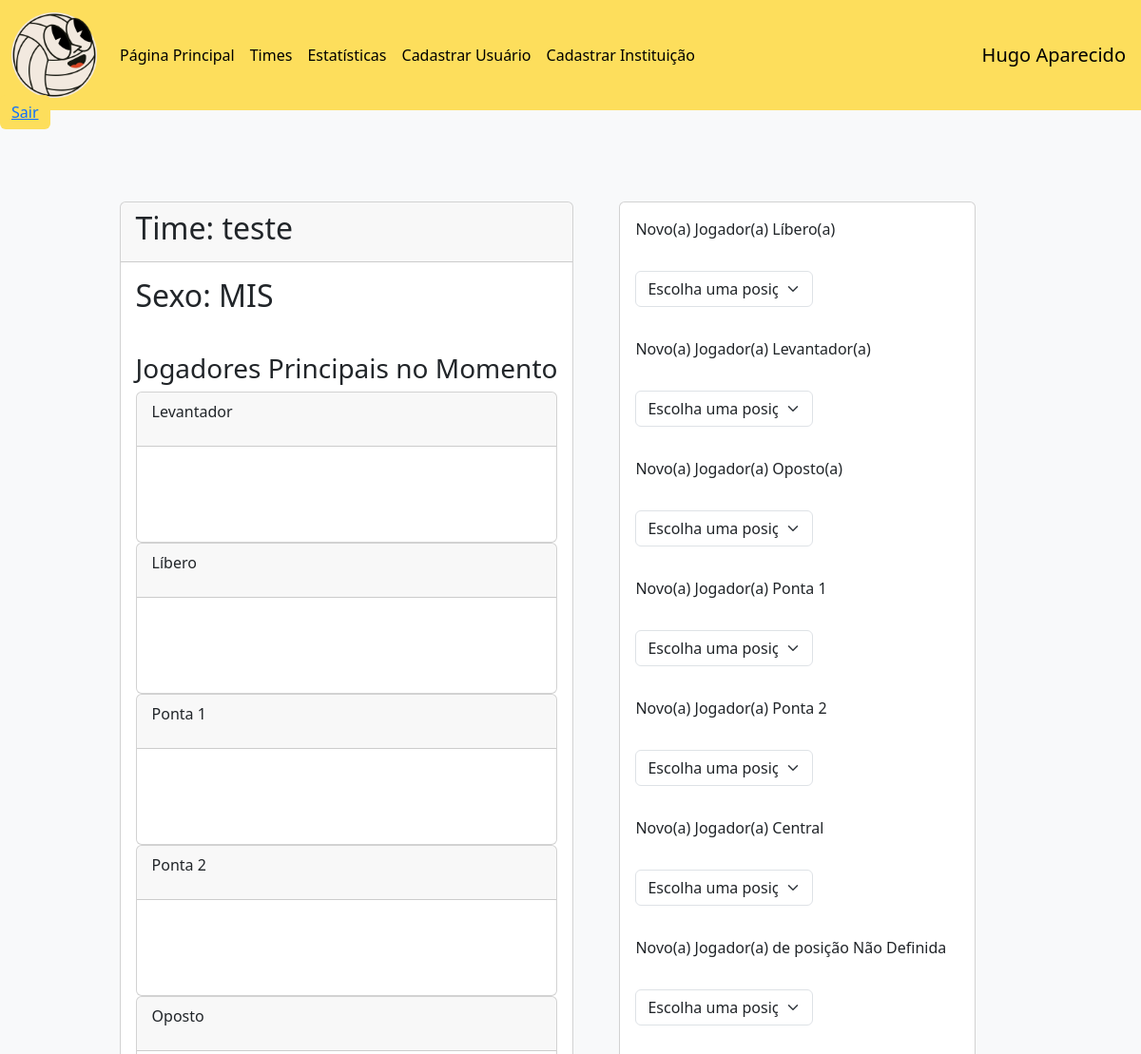
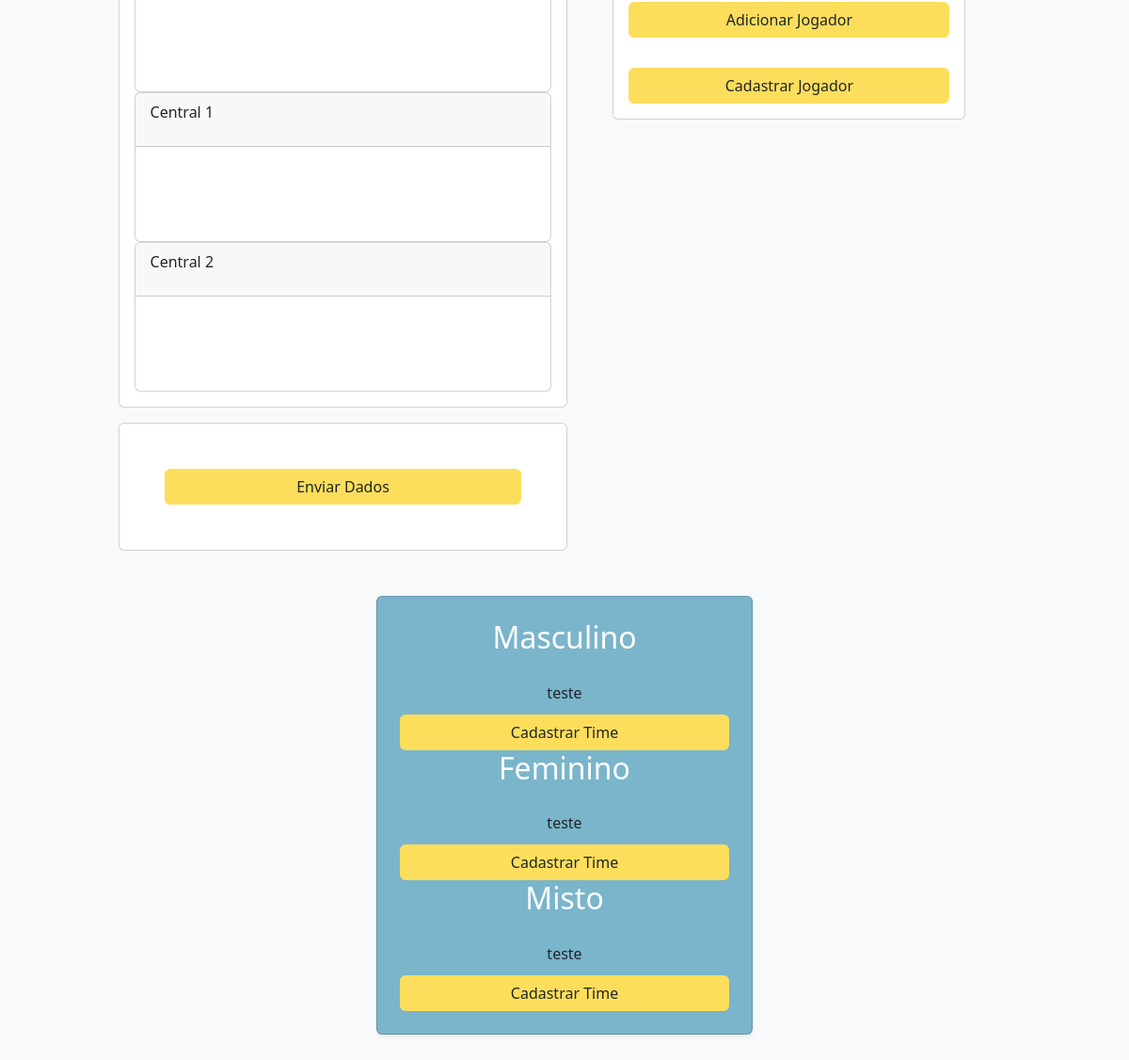
Page /pages/times.php?id_time=9 (signed in) on the committed database (2 pictures, top to bottom).
### tables this page shows
CREATE TABLE IF NOT EXISTS `time` (
  `id_time` int NOT NULL AUTO_INCREMENT,
  `nome_time` varchar(100) NOT NULL,
  `data_hora_criacao` datetime NOT NULL,
  `sexo_time` enum('M','F','MIS') NOT NULL,
  `id_usuario` int NOT NULL,
  `id_instituicao` int NOT NULL,
  PRIMARY KEY (`id_time`),
  KEY `time_usuario` (`id_usuario`),
  KEY `time_instituicao` (`id_instituicao`)
);

### componentes/classes/database_class.php (called while the page is built, shortened)
<?php
class Database
{
    private $table;
    private $connection;
    public function __construct($table = null)
    {
        $this->table = $table;
    }
    private function SetConnection()
    {
        try {
            $this->connection = new PDO('mysql:host=' . self::HOST . ';dbname=' . self::NAME, self::USER, self::PASS);
            $this->connection->setAttribute(PDO::ATTR_ERRMODE, PDO::ERRMODE_EXCEPTION);
        } catch (PDOException $e) {
            die('ERROR: ' . $e->getMessage());
        }
    }
    public function execute($query, $params = [])
    {
        try {
            $statement = $this->connection->prepare($query);
            $statement->execute($params);
            return $statement;
        } catch (PDOException $e) {
            die('ERROR: ' . $e->getMessage());
        }
    }
    public function select($where = null, $order = null, $limit = null, $fields = '*')
    {
        $where = strlen($where) ? 'WHERE ' . $where : '';
        $order = strlen($order) ? 'ORDER BY ' . $order : '';
        $limit = strlen($limit) ? 'LIMIT ' . $limit : '';
        $query = 'SELECT ' . $fields . ' FROM ' . $this->table . ' ' . $where . ' ' . $order . ' ' . $limit;
        return $this->execute($query);
    }
}

### componentes/classes/time_class.php (called while the page is built, shortened)
<?php
require_once "database_class.php";
class Time
{
    private $id_time;
    private $nome_time;
    private $sexo_time;
    public function GetID()
    {
        return $this->id_time;
    }
    public function GetNome()
    {
        return $this->nome_time;
    }
    public function GetSexo()
    {
        return $this->sexo_time;
    }
    public static function GetTimes($where = null, $order = null, $limit = null)
    {
        return (new Database('time'))->select($where, $order, $limit)->fetchAll(PDO::FETCH_CLASS, self::class);
    }
    public static function GetTime($id_time)
    {
        return (new Database('time'))->select('id_time = ' . $id_time)->fetchObject(self::class);
    }
}

### pages/times.php (the view, shortened to what this page needs)
<?php
include('../componentes/classes/time_class.php');
if (isset($_SESSION['id_usuario'])) {
  include '../componentes/header.php';
?>
  <main class="justify-content-center align-items-center min-vh-100">
    <div class="d-grip gap-2 mb-3 fixed-top" id="botao_flutuante">
      <button type="button" class="btn" id="logout">
        <a href="../componentes/logout.php">Sair</a>
      </button>
    </div>
    <?php
    if (isset($_GET['id_time'])) {
      $time = Time::GetTime((int)$_GET['id_time']);
    ?>
      <div class="d-flex justify-content-center mt-5">
        <form action="../componentes/execucoes/enviar_dados.php" method="post">
          <div class="card mb-3 mt-5">
            <div class="card-header">
              <h2>Time: <?= $time->GetNome() ?></h2>
            </div>
            <div class="col-auto m-3">
              <h2>Sexo: <?= $time->GetSexo() ?></h2>
            </div>
            <div class="col-auto m-3">
              <h3>Jogadores Principais no Momento</h3>
              <div class="card" id="Levantador" style="min-height: 100px; ">
                <div class="card-header">
                  <p>Levantador</p>
                </div>
                <div class="containerItemPrincipal" style="min-height: 100px;"></div>
              </div>
              <div class="card" style="min-height: 100px; ">
                <div class="card-header">
                  <p>Líbero</p>
                </div>
                <div class="containerItemPrincipal" style="min-height: 100px;"></div>
              </div>
              <div class="card" style="min-height: 100px; ">
                <div class="card-header">
                  <p>Ponta 1</p>
                </div>
                <div class="containerItemPrincipal" style="min-height: 100px;"></div>
              </div>
              <div class="card" style="min-height: 100px;">
                <div class="card-header">
                  <p>Ponta 2</p>
                </div>
                <div class="containerItemPrincipal" style="min-height: 100px;"></div>
              </div>
              <div class="card" style="min-height: 100px;">
                <div class="card-header">
                  <p>Oposto</p>
                </div>
                <div class="containerItemPrincipal" style="min-height: 100px;"></div>
              </div>
              <div class="card" style="min-height: 100px;">
                <div class="card-header">
                  <p>Central 1</p>
                </div>
                <div class="containerItemPrincipal" style="min-height: 100px;"></div>
              </div>
              <div class="card" style="min-height: 100px;">
                <div class="card-header">
                  <p>Central 2</p>
                </div>
                <div class="containerItemPrincipal" style="min-height: 100px;"></div>
              </div>
            </div>
          </div>
          <div class="card containerItem">
            <?php
            $time->DefinirJogadores(JogadorTime::getJogadores('jogador', 'id_jogador', 'id_jogador',  'id_time = ' . $time->GetID()));
            ?>
            <button type="submit" class="btn m-5" id="btn">Enviar Dados</button>
          </div>
        </form>
        <form action="../componentes/execucoes/colocar_jogador_time.php" method="post">
          <div class="card m-lg-5 w-80">
            <label class="m-3" for="novo_jogador_libero">Nov<?= $time->GetSexo() == 'F' ? "a" : ($time->GetSexo() == 'MIS' ? "o(a)" : "o") ?> Jogador<?= $time->GetSexo() == 'F' ? "a" : ($time->GetSexo() == 'MIS' ? "(a)" : "") ?> Líber<?= $time->GetSexo() == 'F' ? "a" : ($time->GetSexo() == 'MIS' ? "o(a)" : "o") ?></label>
            <select class="form-select m-3 w-50" name="novo_jogador_libero">
              <option value="">Escolha uma posição</option>
            </select>
            <label class="m-3" for="novo_jogador_Levantador">Nov<?= $time->GetSexo() == 'F' ? "a" : ($time->GetSexo() == 'MIS' ? "o(a)" : "o") ?> Jogador<?= $time->GetSexo() == 'F' ? "a" : ($time->GetSexo() == 'MIS' ? "(a)" : "") ?> Levantador<?= $time->GetSexo() == 'F' ? "a" : ($time->GetSexo() == 'MIS' ? "(a)" : "") ?></label>
            <select class="form-select m-3 w-50" name="novo_jogador_Levantador">
              <option value="">Escolha uma posição</option>
            </select>
            <label class="m-3" for="novo_jogador_oposto">Nov<?= $time->GetSexo() == 'F' ? "a" : ($time->GetSexo() == 'MIS' ? "o(a)" : "o") ?> Jogador<?= $time->GetSexo() == 'F' ? "a" : ($time->GetSexo() == 'MIS' ? "(a)" : "") ?> Opost<?= $time->GetSexo() == 'F' ? "a" : ($time->GetSexo() == 'MIS' ? "o(a)" : "o") ?></label>
            <select class="form-select m-3 w-50" name="novo_jogador_oposto">
              <option value="">Escolha uma posição</option>
            </select>
            <label class="m-3" for="novo_jogador_ponta_1">Nov<?= $time->GetSexo() == 'F' ? "a" : ($time->GetSexo() == 'MIS' ? "o(a)" : "o") ?> Jogador<?= $time->GetSexo() == 'F' ? "a" : ($time->GetSexo() == 'MIS' ? "(a)" : "") ?> Ponta 1</label>
            <select class="form-select m-3 w-50" name="novo_jogador_ponta_1">
              <option value="">Escolha uma posição</option>
            </select>
            <label class="m-3" for="novo_jogador_ponta_2">Nov<?= $time->GetSexo() == 'F' ? "a" : ($time->GetSexo() == 'MIS' ? "o(a)" : "o") ?> Jogador<?= $time->GetSexo() == 'F' ? "a" : ($time->GetSexo() == 'MIS' ? "(a)" : "") ?> Ponta 2</label>
            <select class="form-select m-3 w-50" name="novo_jogador_ponta_2">
              <option value="">Escolha uma posição</option>
            </select>
            <label class="m-3" for="novo_jogador_central">Nov<?= $time->GetSexo() == 'F' ? "a" : ($time->GetSexo() == 'MIS' ? "o(a)" : "o") ?> Jogador<?= $time->GetSexo() == 'F' ? "a" : ($time->GetSexo() == 'MIS' ? "(a)" : "") ?> Central</label>
            <select class="form-select m-3 w-50" name="novo_jogador_central">
              <option value="">Escolha uma posição</option>
            </select>
            <label class="m-3" for="novo_jogador_outra_posicao">Nov<?= $time->GetSexo() == 'F' ? "a" : ($time->GetSexo() == 'MIS' ? "o(a)" : "o") ?> Jogador<?= $time->GetSexo() == 'F' ? "a" : ($time->GetSexo() == 'MIS' ? "(a)" : "") ?> de posição Não Definida</label>
            <select class="form-select m-3 w-50" name="novo_jogador_outra_posicao">
              <option value="">Escolha uma posição</option>
            </select>
            <button type="submit" class="btn m-3" id="btn">Adicionar Jogador</button>
        </form>
        <a href="./cadastrar_jogador.php" type="button" class="btn m-3 " id="btn">Cadastrar Jogador</a>
      </div>
    <?php
    }
    ?>
    <div class="d-flex justify-content-center mt-5 mb-5">
      <div class="card p-4 shadow-sm" id="card">
        <h2 class="text-center text-white mb-3">Masculino</h2>
        <?php
        $timeMasculino = Time::GetTimes("sexo_time = 'M'", 'data_hora_criacao');
        foreach ($timeMasculino as $time) {
        ?>
          <a class="btn m-1" id="btn-time" href="./times.php?id_time=<?= $time->GetID() ?>"><?= $time->GetNome() ?></a>
        <?php
        }
        ?>
        <a href="cadastrar_time.php?sexo=M" class="btn" id="btn">Cadastrar Time</a>
        <h2 class="text-center text-white mb-3">Feminino</h2>
        <?php
        $timeFeminino = Time::GetTimes("sexo_time = 'F'", 'data_hora_criacao');
        foreach ($timeFeminino as $time) {
        ?>
          <a class="btn m-1" id="btn-time" href="./times.php?id_time=<?= $time->GetID() ?>"><?= $time->GetNome() ?></a>
        <?php
        }
        ?>
        <a href="cadastrar_time.php?sexo=F" class="btn" id="btn">Cadastrar Time</a>
        <h2 class="text-center text-white mb-3">Misto</h2>
        <?php
        $timeMisto = Time::GetTimes("sexo_time = 'Mis'", 'data_hora_criacao');
        foreach ($timeMisto as $time) {
        ?>
          <a class="btn m-1" id="btn-time" href="./times.php?id_time=<?= $time->GetID() ?>"><?= $time->GetNome() ?></a>
        <?php
        }
        ?>
        <a href="cadastrar_time.php?sexo=Mis" class="btn" id="btn">Cadastrar Time</a>
      </div>
    </div>
  </main>
<?php
  include '../componentes/footer.php';
} else
  header("Location: ./login.php");
?>

### css/style.css (style rules this page uses)
* { margin: 0; padding: 0; box-sizing: border-box; }
:root { --amarelo: #FDDE5C; --azul: #7AB5CB; --cinza-barra: #D4D2D2; --cinza-fundo: #E6E4E1; --preto: #000; }
#logout { background-color: var(--amarelo); color: #003366; border: none; }
#botao_flutuante { top: 100px; }

### css/times.css (style rules this page uses)
:root { --amarelo: #FDDE5C; --azul: #7AB5CB; --cinza-barra: #D4D2D2; --cinza-fundo: #E6E4E1; --preto: #000; }
body { background-color: #f8f9fa; }
#card { background-color: var(--azul); max-width: 400px; width: 100%; }
#btn { background-color: var(--amarelo); }

### css/inserir_informacoes.css (style rules this page uses)
:root { --amarelo: #FDDE5C; --azul: #7AB5CB; --cinza-barra: #D4D2D2; --cinza-fundo: #E6E4E1; --preto: #000; }

### rows in the picture
time: nome_time "teste", sexo_time "MIS"
time: nome_time "teste"
time: nome_time "teste"

### other values in the picture
$pagina[0] "Página Principal"
$pagina[0] "Times"
$pagina[0] "Estatísticas"
$_SESSION['nome_usuario'] "Hugo Aparecido"
